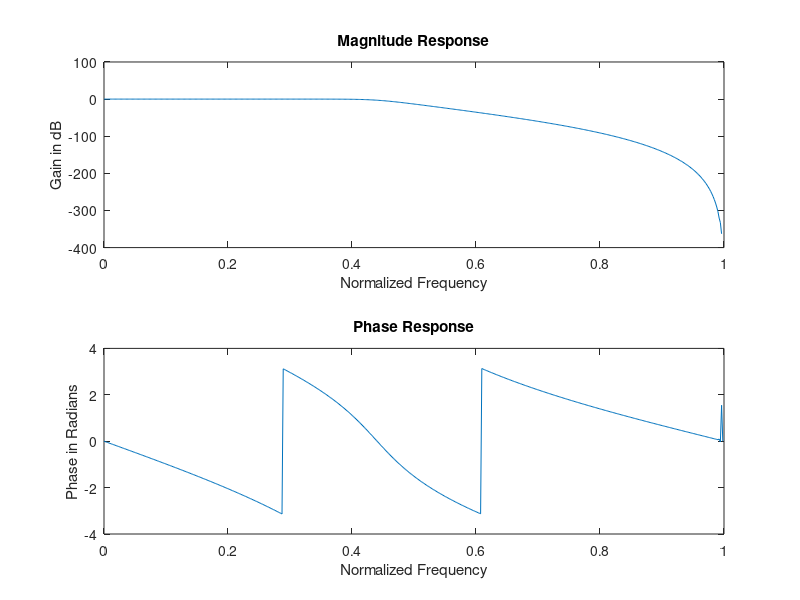

Reproduce this figure in MATLAB.
clc;
clear all;
close all;

alphas = 30;
alphap = 0.5;

fpass = 1000;
fstop = 1500;   
fsample = 5000;

wp = 2*fpass/fsample;
ws = 2*fstop/fsample;

[n,wn] = buttord(wp,ws,alphap,alphas);
[b,a] = butter(n,wn);
[h,w] = freqz(b,a);

subplot(2,1,1), plot(w/pi, 20*log10(abs(h)));
xlabel('Normalized Frequency');
ylabel('Gain in dB');
title('Magnitude Response');

subplot(2,1,2), plot(w/pi, angle(h));
xlabel('Normalized Frequency');
ylabel('Phase in Radians');
title('Phase Response');
